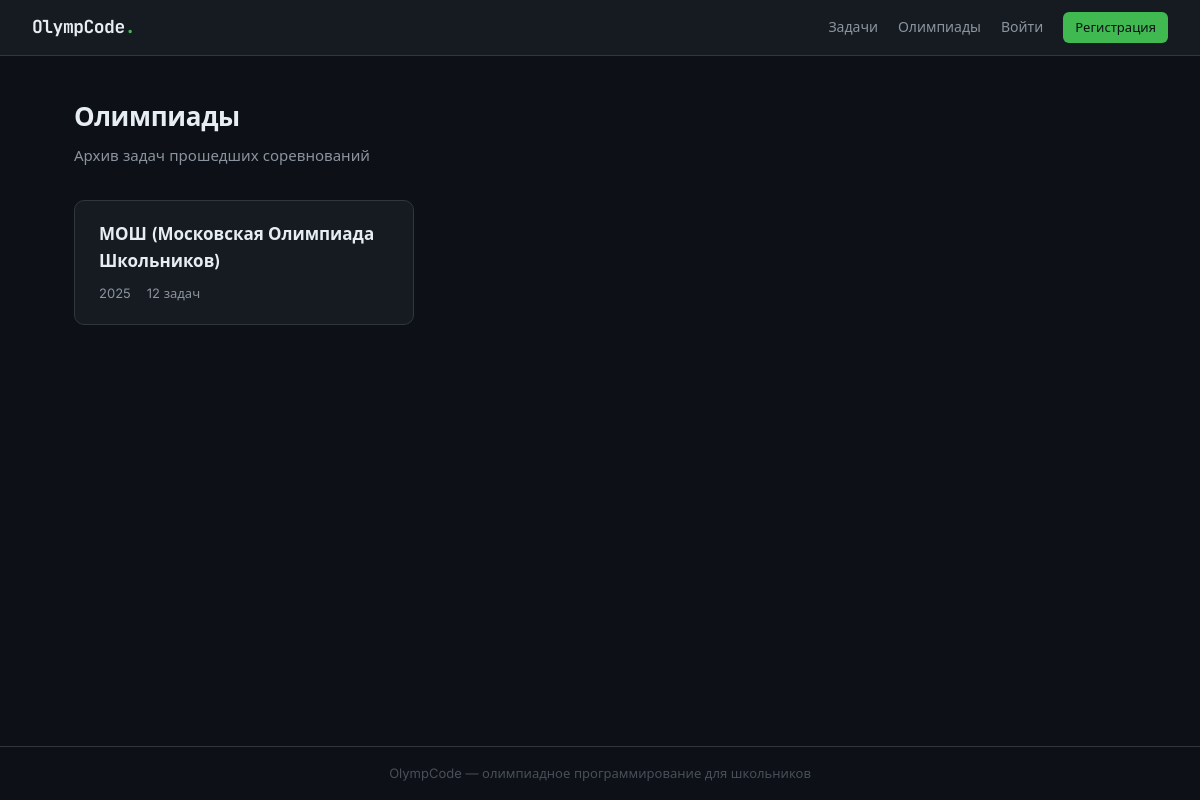
The page /contests/ on the database as committed earlier.
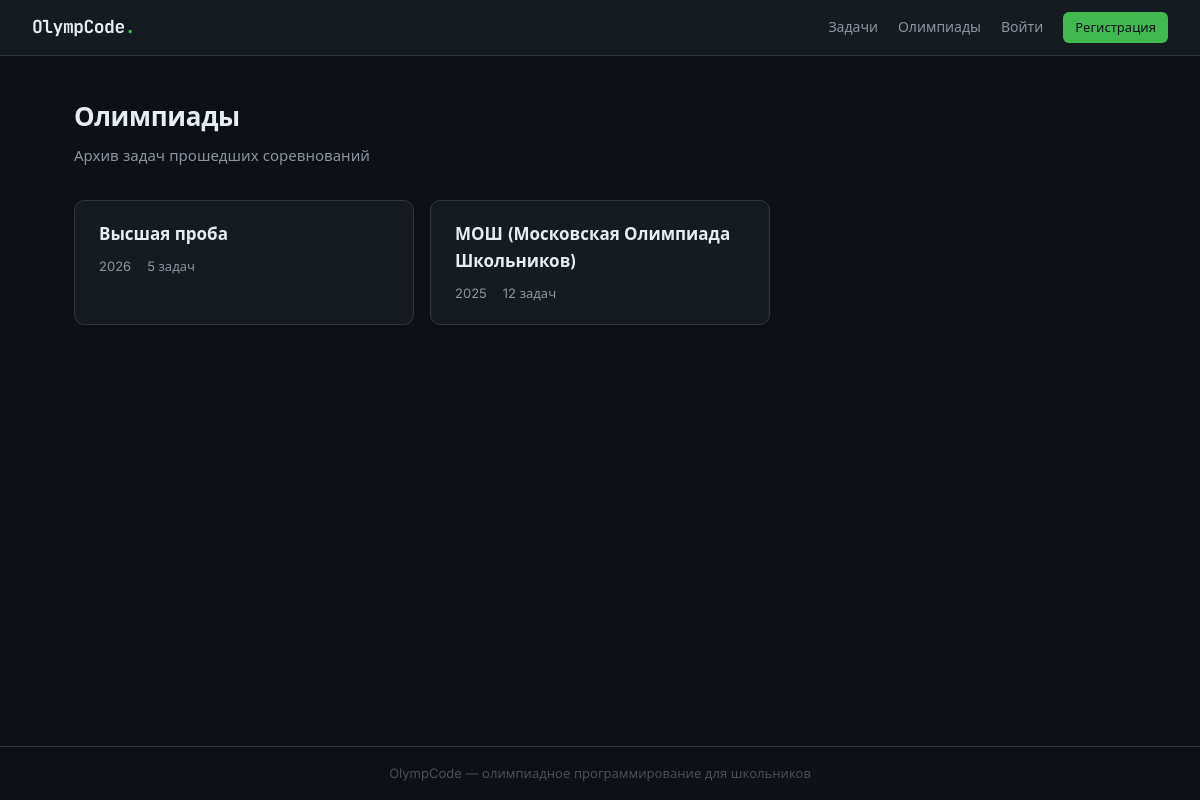
The same page on the database as committed later.
### models.py (models this page shows)
class Contest(Base):
    __tablename__ = "contests"
    id:          Mapped[int]        = mapped_column(Integer, primary_key=True)
    title:       Mapped[str]        = mapped_column(String(256))
    year:        Mapped[int | None] = mapped_column(Integer, nullable=True)
    description: Mapped[str | None] = mapped_column(Text, nullable=True)
    format:      Mapped[ContestFormat] = mapped_column(SAEnum(ContestFormat), default=ContestFormat.POLYGON)
    created_at:  Mapped[datetime]   = mapped_column(DateTime, default=datetime.now())
    contest_tasks: Mapped[list["ContestTask"]] = relationship(back_populates="contest")

### routers/contests.py (the view)
@router.get("/")
async def contests_list(request: Request, db: Session = Depends(get_db)):
    user     = get_current_user(request, db)
    contests = db.query(Contest).order_by(Contest.year.desc(), Contest.title).all()
    return templates.TemplateResponse("contests/index.html", {
        "request":  request,
        "user":     user,
        "contests": contests,
    })

### templates/contests/index.html (shortened to what this page needs)
{% extends "base.html" %}
{% block content %}
<div class="page-header">
  <h1>Олимпиады</h1>
  <p>Архив задач прошедших соревнований</p>
</div>
{% if contests %}
<div class="topics-grid">
  {% for contest in contests %}
  <a href="/contests/{{ contest.id }}" class="topic-card">
    <div class="topic-card__title">{{ contest.title }}</div>
    <div class="topic-card__meta">
      {% if contest.year %}<span>{{ contest.year }}</span>{% endif %}
      <span>{{ contest.contest_tasks | length }} задач</span>
    </div>
  </a>
  {% endfor %}
</div>
{% endif %}
{% endblock %}

Rows that differ between the two databases and show on the page:
added Contest: title "Высшая проба", year "2026", contest_tasks|length "5"
